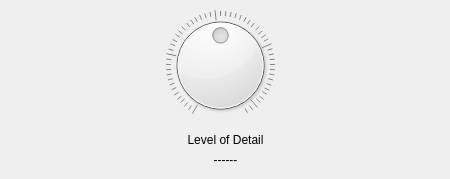
      <widget class="QWidget" name="Page_Settings_TweaksATI">
       <widget class="QDial" name="dial">
        <property name="geometry">
         <rect>
          <x>150</x>
          <y>10</y>
          <width>141</width>
          <height>111</height>
         </rect>
        </property>
        <property name="minimum">
         <number>-108</number>
        </property>
        <property name="maximum">
         <number>108</number>
        </property>
        <property name="singleStep">
         <number>1</number>
        </property>
        <property name="pageStep">
         <number>13</number>
        </property>
        <property name="notchesVisible">
         <bool>true</bool>
        </property>
       </widget>
       <widget class="QLabel" name="lblLOD">
        <property name="geometry">
         <rect>
          <x>10</x>
          <y>130</y>
          <width>431</width>
          <height>20</height>
         </rect>
        </property>
        <property name="font">
         <font>
          <pointsize>9</pointsize>
          <weight>50</weight>
          <bold>false</bold>
         </font>
        </property>
        <property name="whatsThis">
         <string>Use Manual if you experience problems with old cards or IGP.</string>
        </property>
        <property name="text">
         <string>Level of Detail</string>
        </property>
        <property name="alignment">
         <set>Qt::AlignCenter</set>
        </property>
       </widget>
       <widget class="QLabel" name="lblLODVal">
        <property name="geometry">
         <rect>
          <x>10</x>
          <y>150</y>
          <width>431</width>
          <height>20</height>
         </rect>
        </property>
        <property name="font">
         <font>
          <pointsize>9</pointsize>
          <weight>50</weight>
          <bold>false</bold>
         </font>
        </property>
        <property name="whatsThis">
         <string>Use Manual if you experience problems with old cards or IGP.</string>
        </property>
        <property name="text">
         <string>------</string>
        </property>
        <property name="alignment">
         <set>Qt::AlignCenter</set>
        </property>
       </widget>
      </widget>
